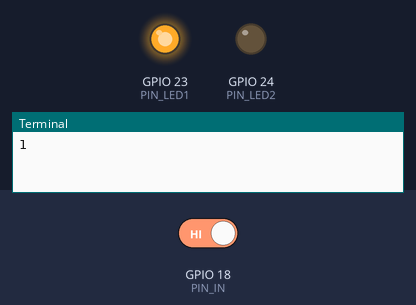
Bench run of a program on a simulated Raspberry Pi (BCM pin numbers). On the bench: output pins drawn as LEDs (lit = HIGH), the last lines printed to the terminal. The test bench sets the inputs (shaded band); at power-on: GPIO 18 (PIN_IN) HIGH.

Above: at 1.2 s.
1.3 s: GPIO 18 (PIN_IN) driven LOW
At 2.6 s:
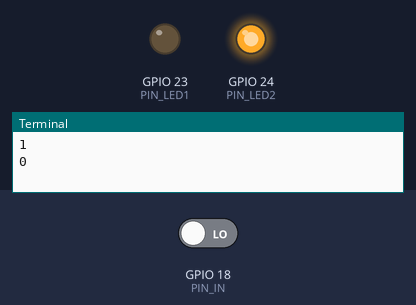
Timing chart, 0 to 4.3 s (numbered marks = the images above; inputs shaded):
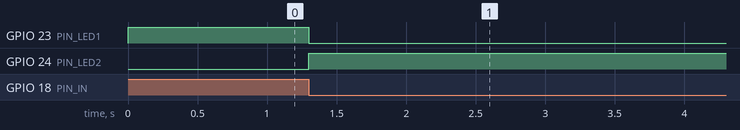

Measured:
- after the input at 1.3 s, GPIO 23 (PIN_LED1): HIGH → LOW at once; GPIO 24 (PIN_LED2): LOW → HIGH at once

The program:

bouncing_wpi.py
```python
import wiringpi as wpi

PIN_IN = 18
PIN_LED1, PIN_LED2 = 23, 24
old, val = -1, 0
state = False

wpi.wiringPiSetupGpio()
wpi.pinMode(PIN_IN, wpi.INPUT)
wpi.pinMode(PIN_LED1, wpi.OUTPUT)
wpi.pinMode(PIN_LED2, wpi.OUTPUT)

wpi.digitalWrite(PIN_LED1, True)
while True:
    val = wpi.digitalRead(PIN_IN)
    if old != val :
        print(val)
        old = val
        if val == 0:
            wpi.digitalWrite(PIN_LED1, state)
            wpi.digitalWrite(PIN_LED2, not state)
            state = not state
```
